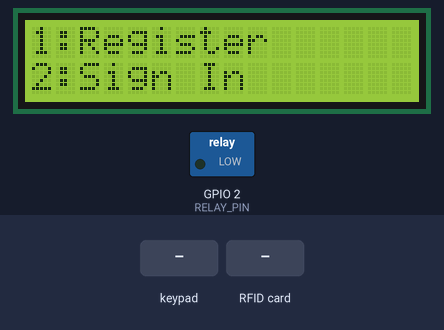
Recording of a sketch running on a simulated ESP32. Shown: 16×2 character LCD, switched loads named in the sketch (green lamp = pin HIGH). The inputs (shaded band) are chosen by the test bench. WiFi joins after 1.5 s; servers stay silent unless stated; uploads are accepted with an empty reply; what the sketch prints to the serial monitor is not drawn.

Above: at 5.2 s.
5.3 s: keypad keys 1 3 1 2 1 4 2 7 # pressed 0.4 s apart
At 9.5 s:
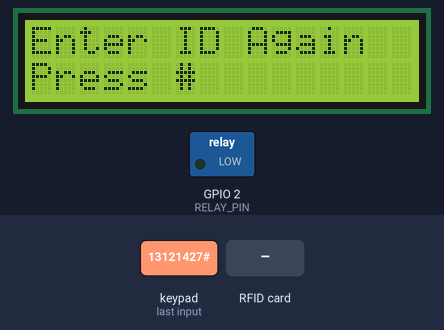
10.4 s: key '1' pressed
At 11.3 s:
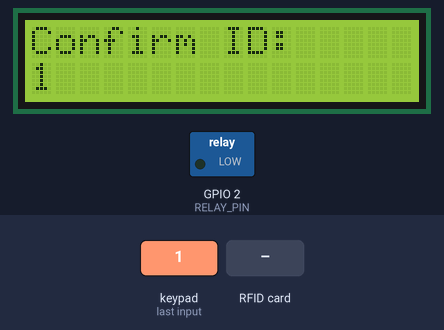
11.9 s: key '#' pressed
At 13.0 s:
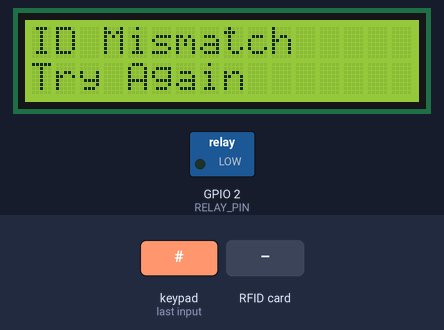
14.9 s: keypad keys 2 6 2 5 3 3 pressed 0.4 s apart
At 16.8 s:
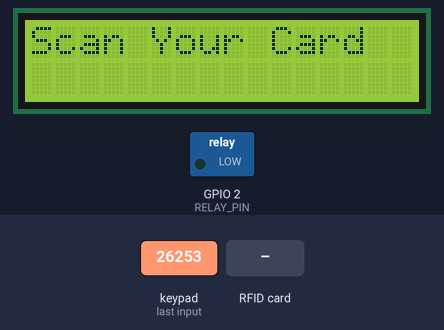
18.8 s: RFID card 5E 7A 19 C4 held to the reader
At 20.8 s:
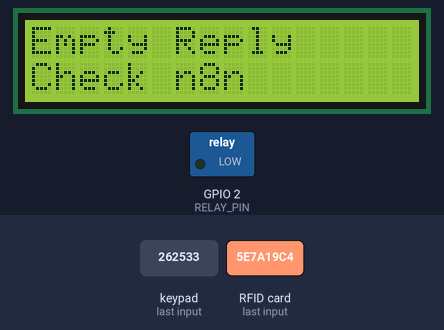
21.8 s: key '2' pressed
At 24.3 s:
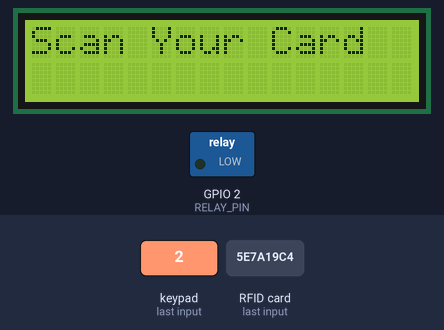
Timing chart, 0 to 25.4 s (numbered marks = the images above; inputs shaded):
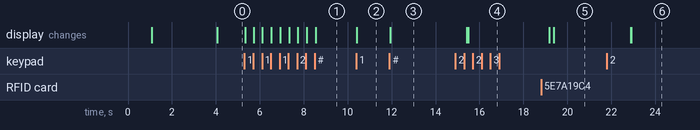

The sketch:

Hardware_Code.ino
```cpp
#include <WiFi.h>
#include <WiFiClientSecure.h>
#include <HTTPClient.h>
#include <ArduinoJson.h>
#include <SPI.h>
#include <MFRC522.h>
#include <Wire.h>
#include <LiquidCrystal_I2C.h>
#include <Keypad.h>

// ---------- Settings ----------
const char* WIFI_SSID  = "YOUR_WIFI_NAME";
const char* WIFI_PASS  = "YOUR_WIFI_PASSWORD";
const char* SERVER_URL = "YOUR_N8N_WEBHOOK_URL";

const int MAX_RETRIES = 3;
const int HTTP_TIMEOUT = 8000;                       // ms
const unsigned long LOCK_OPEN_TIME = 6000;           // total time the lock stays open
const unsigned long MESSAGE_PHASE_DURATION = 3000;   // welcome message time
const unsigned long DOUBLE_STAR_WINDOW = 700;        // max gap between two '*'

// ---------- Pins ----------
#define LCD_SDA 21
#define LCD_SCL 22
#define RFID_SS 5
#define RFID_RST 4
#define RFID_SCK 18
#define RFID_MISO 19
#define RFID_MOSI 23
#define RELAY_PIN 2

// ---------- Devices ----------
LiquidCrystal_I2C lcd(0x27, 16, 2);
MFRC522 rfid(RFID_SS, RFID_RST);

const byte ROWS = 4, COLS = 3;
char keys[ROWS][COLS] = {
  {'1', '2', '3'},
  {'4', '5', '6'},
  {'7', '8', '9'},
  {'*', '0', '#'}
};
byte rowPins[ROWS] = {13, 12, 14, 27};
byte colPins[COLS] = {26, 25, 33};
Keypad keypad = Keypad(makeKeymap(keys), rowPins, colPins, ROWS, COLS);

// ---------- State ----------
enum State { MAIN_MENU, ENTER_FIRST_ID, ENTER_SECOND_ID, WAIT_RFID_REGISTER, WAIT_RFID_SIGNIN };
State state = MAIN_MENU;

String firstID = "";
String secondID = "";
unsigned long lastStarTime = 0;
bool lastKeyWasStar = false;

// ---------- LCD ----------
void showMessage(String line1, String line2 = "") {
  lcd.clear();
  lcd.setCursor(0, 0);
  lcd.print(line1.substring(0, 16));
  if (line2.length() > 0) {
    lcd.setCursor(0, 1);
    lcd.print(line2.substring(0, 16));
  }
}

void showError(String line1, String line2) {
  showMessage(line1, line2);
  delay(2500);
}

void showMainMenu() {
  showMessage("1:Register", "2:Sign In");
}

// ---------- Double star (**) = go back ----------
bool isDoubleStar() {
  unsigned long now = millis();
  if (lastKeyWasStar && now - lastStarTime <= DOUBLE_STAR_WINDOW) {
    lastKeyWasStar = false;
    return true;
  }
  lastStarTime = now;
  lastKeyWasStar = true;
  return false;
}

void resetStar() {
  lastKeyWasStar = false;
  lastStarTime = 0;
}

void goBack() {
  if (state == ENTER_SECOND_ID) {
    secondID = "";
    state = ENTER_FIRST_ID;
    showMessage("Enter Member ID", firstID);
  } else {
    firstID = "";
    secondID = "";
    state = MAIN_MENU;
    showMainMenu();
  }
  resetStar();
}

// ---------- Reset ----------
void resetRFID() {
  delay(500);
  SPI.begin(RFID_SCK, RFID_MISO, RFID_MOSI, RFID_SS);
  delay(50);
  rfid.PCD_Init();
  delay(150);
}

void resetLCD() {
  delay(100);
  Wire.begin(LCD_SDA, LCD_SCL);
  delay(50);
  lcd.init();
  lcd.backlight();
  lcd.clear();
}

void resetSystem() {
  firstID = "";
  secondID = "";
  resetRFID();
  resetLCD();
  state = MAIN_MENU;
  resetStar();
  showMainMenu();
}

// ---------- WiFi & HTTP ----------
bool connectWiFi() {
  if (WiFi.status() == WL_CONNECTED) return true;

  WiFi.disconnect(true);
  delay(300);
  WiFi.begin(WIFI_SSID, WIFI_PASS);

  for (int i = 0; i < 20 && WiFi.status() != WL_CONNECTED; i++) {
    delay(500);
  }
  return WiFi.status() == WL_CONNECTED;
}

// Sends a POST request to n8n, retrying on connection errors
bool postToN8n(const String& body, String& response) {
  for (int attempt = 1; attempt <= MAX_RETRIES; attempt++) {
    if (!connectWiFi()) {
      delay(1000);
      continue;
    }

    WiFiClientSecure client;
    client.setInsecure();  // skips certificate check (fine for testing with ngrok)
    HTTPClient http;

    if (!http.begin(client, SERVER_URL)) {
      delay(1000);
      continue;
    }

    http.addHeader("Content-Type", "application/json");
    http.setTimeout(HTTP_TIMEOUT);
    int code = http.POST(body);
    response = http.getString();
    http.end();

    if (code >= 200 && code < 300) return true;
    if (code > 0) return false;   // server error, no retry
    delay(1000 * attempt);        // connection error, retry
  }
  return false;
}

// Sends a JSON request and parses the JSON reply
bool request(JsonDocument& req, JsonDocument& res) {
  String body, reply;
  serializeJson(req, body);
  Serial.println("Request: " + body);

  if (!postToN8n(body, reply)) {
    showError("Connection Error", "Try Again");
    return false;
  }
  Serial.println("Reply: " + reply);

  if (reply.length() == 0) {
    showError("Empty Reply", "Check n8n");
    return false;
  }
  if (deserializeJson(res, reply)) {
    showError("Invalid Reply", "Check n8n");
    return false;
  }
  return true;
}

// ---------- Lock ----------
// showAccessMessage = true  -> Register: keep "Access Granted" on screen
// showAccessMessage = false -> Sign in: welcome message first, then "Door is Open"
void openLock(bool showAccessMessage = true) {
  digitalWrite(RELAY_PIN, HIGH);

  if (showAccessMessage) {
    showMessage("Access Granted", "Opening Lock");
    delay(LOCK_OPEN_TIME);
  } else {
    delay(MESSAGE_PHASE_DURATION);
    showMessage("Door is Open", "Please Enter");
    delay(LOCK_OPEN_TIME > MESSAGE_PHASE_DURATION ? LOCK_OPEN_TIME - MESSAGE_PHASE_DURATION : 0);
  }

  digitalWrite(RELAY_PIN, LOW);
  resetRFID();
}

// ---------- n8n actions ----------
// Step 1 of registration: check that the member ID exists
bool checkMember(String memberID) {
  StaticJsonDocument<256> req;
  StaticJsonDocument<512> res;
  req["action"] = "enroll";
  req["stage"] = "check";
  req["member_id"] = memberID;

  if (!request(req, res)) return false;

  bool success = res["success"] | false;
  String status = res["status"] | "";

  if (status == "not_found") {
    showError("ID Not Found", "Try Again");
  } else if (status == "already_registered") {
    showError("Already", "Registered");
  } else if (status == "ready_for_rfid" && success) {
    showMessage("Scan RFID Card");
    state = WAIT_RFID_REGISTER;
    resetStar();
    return true;
  } else {
    showError("Unknown Reply", "Check n8n");
  }
  return false;
}

// Step 2 of registration: link the RFID card to the member
bool registerRFID(String memberID, String uid) {
  StaticJsonDocument<256> req;
  StaticJsonDocument<512> res;
  req["action"] = "enroll";
  req["stage"] = "register";
  req["member_id"] = memberID;
  req["rfid_uid"] = uid;

  if (!request(req, res)) return false;

  bool success = res["success"] | false;
  String status = res["status"] | "";

  if (status == "registered" && success) {
    showMessage("Registered!", "Opening Lock");
    delay(1000);
    openLock();
    return true;
  }

  if (status == "rfid_already_used" || status == "already_registered") {
    showError("RFID Already", "Used");
  } else if (status == "not_found") {
    showError("ID Not Found", "Try Again");
  } else {
    showError("Register Error", "Check n8n");
  }
  return false;
}

// Sign in with an RFID card
bool signIn(String uid) {
  StaticJsonDocument<256> req;
  StaticJsonDocument<512> res;
  req["action"] = "sign_in";
  req["rfid_uid"] = uid;

  if (!request(req, res)) return false;

  bool success = res["success"] | false;
  String status = res["status"] | "";
  String name = res["member_name"] | "";
  int days = res["days_remaining"] | 0;

  if (success && status == "active") {
    showMessage("Welcome " + name, String(days) + " Days Left");
    openLock(false);
    return true;
  }

  if (status == "expired") {
    showMessage("Welcome " + name, "0 Days Left");
    delay(2000);
  } else if (status == "not_registered") {
    showMessage("RFID Not", "Registered");
    delay(2000);
  } else {
    showError("Sign In Error", "Check n8n");
  }
  return false;
}

// ---------- RFID ----------
// Returns the card UID as a hex string, or "" if no card
String readRFID() {
  if (!rfid.PICC_IsNewCardPresent() || !rfid.PICC_ReadCardSerial()) return "";

  String uid = "";
  for (byte i = 0; i < rfid.uid.size; i++) {
    if (rfid.uid.uidByte[i] < 0x10) uid += "0";
    uid += String(rfid.uid.uidByte[i], HEX);
  }
  uid.toUpperCase();
  Serial.println("Card UID: " + uid);

  rfid.PICC_HaltA();
  rfid.PCD_StopCrypto1();
  delay(300);
  return uid;
}

// ---------- Keypad input screens ----------
void enterFirstID(char key) {
  if (key == '*') {
    firstID = "";
    showMessage("Enter Member ID", "Press #");
  } else if (key >= '0' && key <= '9') {
    if (firstID.length() < 10) {
      firstID += key;
      showMessage("Member ID:", firstID);
    }
  } else if (key == '#') {
    if (firstID.length() == 0) {
      showMessage("Enter Member ID");
      delay(1500);
      return;
    }
    secondID = "";
    showMessage("Enter ID Again", "Press #");
    state = ENTER_SECOND_ID;
  }
}

void enterSecondID(char key) {
  if (key == '*') {
    secondID = "";
    showMessage("Enter ID Again", "Press #");
  } else if (key >= '0' && key <= '9') {
    if (secondID.length() < 10) {
      secondID += key;
      showMessage("Confirm ID:", secondID);
    }
  } else if (key == '#') {
    if (secondID.length() == 0) {
      showMessage("Enter ID Again");
      delay(1500);
      return;
    }
    if (firstID != secondID) {
      showError("ID Mismatch", "Try Again");
      resetSystem();
      return;
    }
    showMessage("Checking ID...");
    if (!checkMember(firstID)) resetSystem();
  }
}

// ---------- Setup ----------
void setup() {
  Serial.begin(115200);
  delay(1000);

  Wire.begin(LCD_SDA, LCD_SCL);
  lcd.init();
  lcd.backlight();
  showMessage("Gym Access", "Starting...");

  pinMode(RELAY_PIN, OUTPUT);
  digitalWrite(RELAY_PIN, LOW);

  SPI.begin(RFID_SCK, RFID_MISO, RFID_MOSI, RFID_SS);
  rfid.PCD_Init();
  delay(100);

  connectWiFi();
  delay(1000);
  showMainMenu();
}

// ---------- Loop ----------
void loop() {
  char key = keypad.getKey();

  // ** goes back one step (not on the main menu)
  if (key == '*') {
    if (state != MAIN_MENU && isDoubleStar()) {
      goBack();
      return;
    }
  } else if (key) {
    resetStar();
  }

  switch (state) {
    case MAIN_MENU:
      if (key == '1') {
        firstID = "";
        secondID = "";
        showMessage("Enter Member ID", "Press #");
        state = ENTER_FIRST_ID;
      } else if (key == '2') {
        showMessage("Scan Your Card");
        state = WAIT_RFID_SIGNIN;
      }
      break;

    case ENTER_FIRST_ID:
      enterFirstID(key);
      break;

    case ENTER_SECOND_ID:
      enterSecondID(key);
      break;

    case WAIT_RFID_REGISTER: {
      String uid = readRFID();
      if (uid.length() > 0) {
        showMessage("Registering...");
        registerRFID(firstID, uid);
        resetSystem();
      }
      break;
    }

    case WAIT_RFID_SIGNIN: {
      String uid = readRFID();
      if (uid.length() > 0) {
        showMessage("Checking...", "Please Wait");
        signIn(uid);
        resetSystem();
      }
      break;
    }
  }

  delay(20);
}
```

Measured:
- after the input at 5.3 s, the display: first changes at once (image 1 shows a later state)
- after the input at 10.4 s, the display: changes at once (image 2)
- after the input at 11.9 s, the display: changes at once (image 3)
- after the input at 14.9 s, the display: first differs from a run without the input after 0.60 s (image 4)
- after the input at 18.8 s, the display: first changes after 0.37 s (image 5 shows a later state)
- after the input at 21.8 s, the display: first differs from a run without the input after 1.1 s (image 6)
